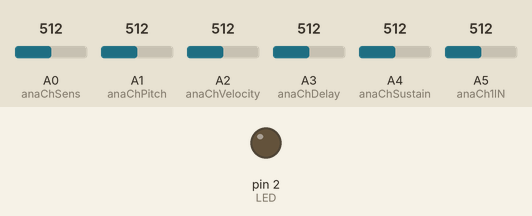
This sketch was run on a simulated Arduino Nano, built with avr-gcc and run on an emulated ATmega328P. On the bench: output pins drawn as LEDs (lit = HIGH). Dashed ring = blinking. Inputs (shaded band) come from the test bench; at power-on: A0 (anaChSens) = 512, A4 (anaChSustain) = 512, A5 (anaCh1IN) = 512, A1 (anaChPitch) = 512, A2 (anaChVelocity) = 512, A3 (anaChDelay) = 512.

Above: at 1.2 s.
1.3 s: A0 (anaChSens) set to 521
At 2.2 s:
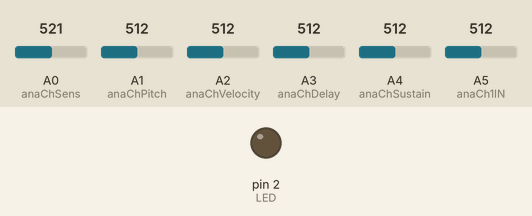
2.8 s: A0 (anaChSens) set to 306
At 3.2 s:
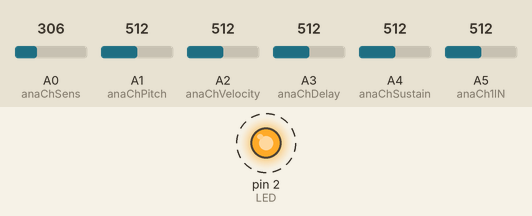
8.1 s: A4 (anaChSustain) set to 30
At 9.39 s:
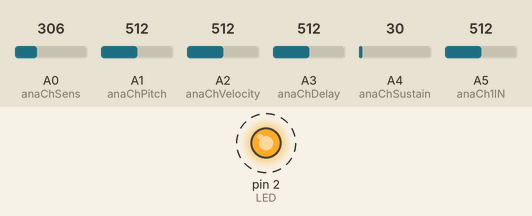
11.6 s: A4 (anaChSustain) set to 716
At 13.3 s:
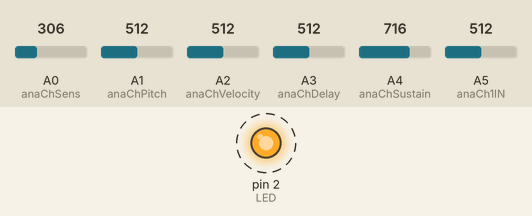
15.1 s: A5 (anaCh1IN) set to 648
18.6 s: A5 (anaCh1IN) set to 665
At 20.9 s:
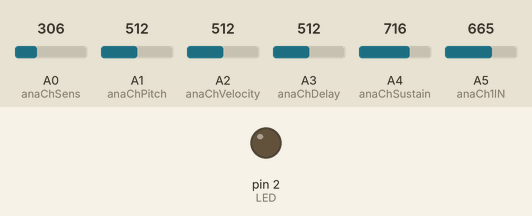
Timing chart, 0 to 22.2 s (numbered marks = the images above; inputs shaded):
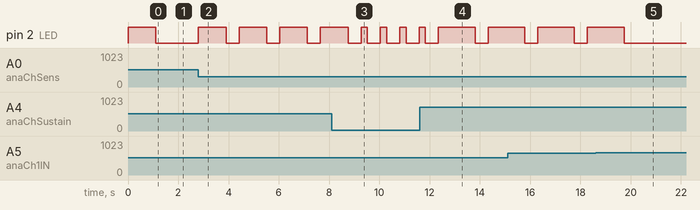

Measured:
- the behaviour switches between 655 and 656 on A5 (anaCh1IN) (found by bisection; images 4 and 5)
- after the input at 1.3 s, pin 2 (LED): stays LOW (without the input it goes to HIGH after 0.32 s)
- after the input at 2.8 s, pin 2 (LED): alternates HIGH for 1.1 s and LOW for 0.52 s, starting at once
- after the input at 8.1 s, pin 2 (LED): alternates HIGH for 0.25 s and LOW for 0.52 s, starting after 1.4 s
- after the input at 11.6 s, pin 2 (LED): HIGH → LOW after 2.2 s, → HIGH 0.52 s later
- after the input at 18.6 s, pin 2 (LED): goes on until 19.7 s, then stays LOW

The sketch:

Greensound_2.0.ino
```cpp
// (licence header left out)
#include <MIDI.h>
MIDI_CREATE_DEFAULT_INSTANCE();
#define LED 2
// Variables:
byte note = 0;  // The MIDI note value to be played
const int anaChSens = A0;     // Sensitivity control
const int anaChPitch = A1;    // Pitch control
const int anaChVelocity = A2; // Velocity control
const int anaChDelay = A3;    // Delay control
const int anaChSustain = A4;  // Sustain control
const int anaCh1IN = A5;      // Plant CH1
const int anaCh2IN = A6;      // Plant CH1

int samples_interval=2048;
int analogValue = 0;         // value read from the pot
int ch1sens=0,ch1p=0,ch1v=0,ch1s=0,ch1d=0;
int i=0,samples=50;
int computed=0,meanSum=0;

void setup() {
  // put your setup code here, to run once:
  //  Set MIDI baud rate:
    Serial.begin(115200); // use if using with ATmega328 (uno, mega, nano...)
    pinMode(LED, OUTPUT);
}

void loop() {
  meanSum=0;
  // put your main code here, to run repeatedly:
  for (i = 0; i < samples; i ++){
      analogValue = analogRead(anaCh1IN);
      meanSum += analogValue;
  }
  computed = meanSum/samples;
  ch1sens = analogRead(anaChSens);
  if(computed<ch1sens)return;

  ch1p = analogRead(anaChPitch);
  ch1v = analogRead(anaChVelocity);
  ch1d = analogRead(anaChDelay);
  ch1s = analogRead(anaChSustain);


  note = map(computed, 1, 1024, 30, 90);
  ch1p = map(ch1p,1,1024,0,128);
  ch1v = map(ch1v, 1, 1024, 50, 127);
  ch1v*=10;
  ch1s = map(ch1s, 1, 1024, 200, 2000);

  MIDI.sendNoteOn(note+ch1p, ch1v, 1); // note, velocity, channel
  digitalWrite(LED, HIGH);
  delay(ch1s);
  MIDI.sendNoteOff(note+ch1p, ch1v, 1); // note, velocity, channel
  digitalWrite(LED, LOW);
  delay(ch1d);


/*
  Serial.print("Computed:");
  Serial.print(computed);
  Serial.print(",Sensitivity:");
  Serial.print(ch1sens);
  Serial.print(",Pitch:");
  Serial.print(ch1p);
  Serial.print(",Velocity:");
  Serial.print(ch1v);
  Serial.print(",Delay:");
  Serial.print(ch1d);
  Serial.print(",Sustainn:");
  Serial.print(ch1s);
  Serial.println("");
*/
}
```
